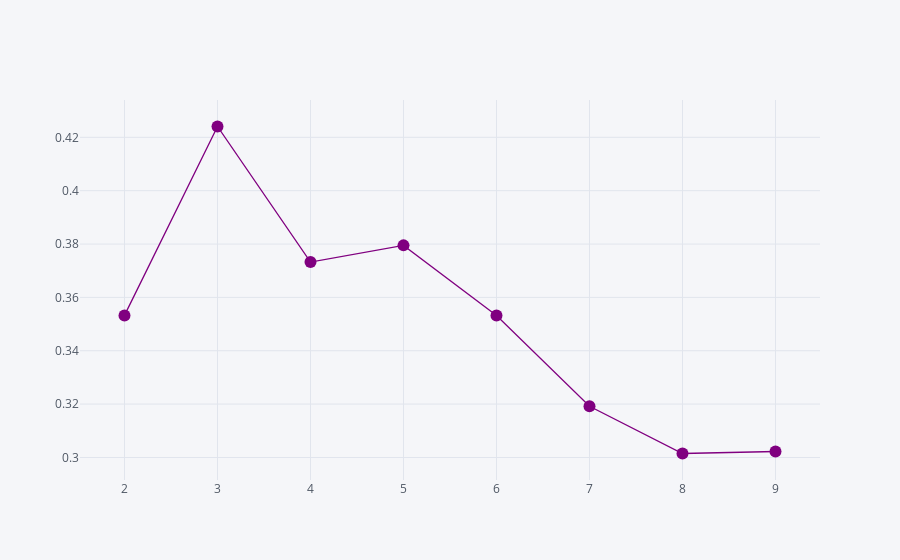

Source (notebook cell):
### Markdown cell above
### Modelos Gaussianos Mixtos

### Code cell
sil = pd.DataFrame(map(lambda k:(k,silhouette_score(Xs,
                                              GaussianMixture(n_components=k,max_iter=1000).fit_predict(Xs))),
                 range(2,10)),columns=['k','sil']).set_index('k')
sil.iplot(kind='line',mode='lines+markers',color='purple')

### Figure 1 — Plotly figure (JSON) as saved in the notebook; plotly's stock layout.template omitted (floating-point values rounded to 4 significant figures)
{"data": [{"line": {"color": "rgba(128, 0, 128, 1.0)", "dash": "solid", "shape": "linear", "width": 1.3}, "marker": {"size": 12, "symbol": "circle"}, "mode": "lines+markers", "name": "sil", "text": "", "type": "scatter", "x": [2, 3, 4, 5, 6, 7, 8, 9], "y": [0.3533, 0.4241, 0.3732, 0.3795, 0.3532, 0.3192, 0.3015, 0.3022]}], "layout": {"legend": {"bgcolor": "#F5F6F9", "font": {"color": "#4D5663"}}, "paper_bgcolor": "#F5F6F9", "plot_bgcolor": "#F5F6F9", "title": {"font": {"color": "#4D5663"}}, "xaxis": {"gridcolor": "#E1E5ED", "showgrid": true, "tickfont": {"color": "#4D5663"}, "title": {"font": {"color": "#4D5663"}, "text": ""}, "zerolinecolor": "#E1E5ED"}, "yaxis": {"gridcolor": "#E1E5ED", "showgrid": true, "tickfont": {"color": "#4D5663"}, "title": {"font": {"color": "#4D5663"}, "text": ""}, "zerolinecolor": "#E1E5ED"}}}
